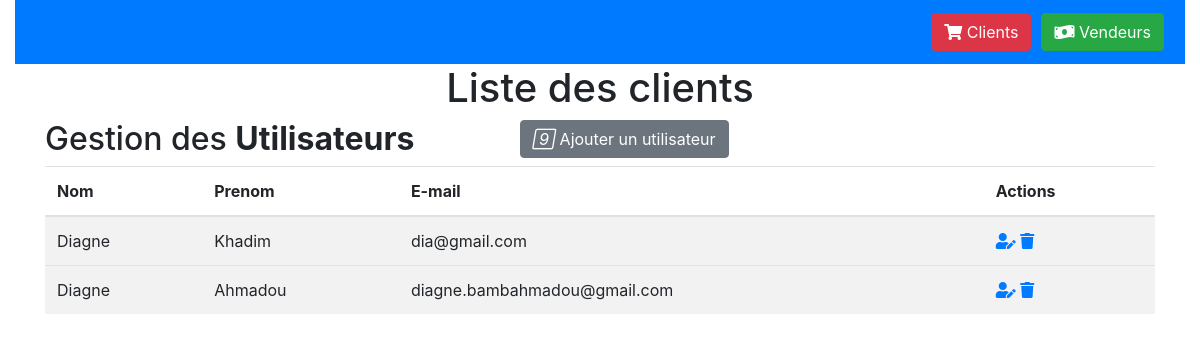
Before: /users/clients with the older database file.
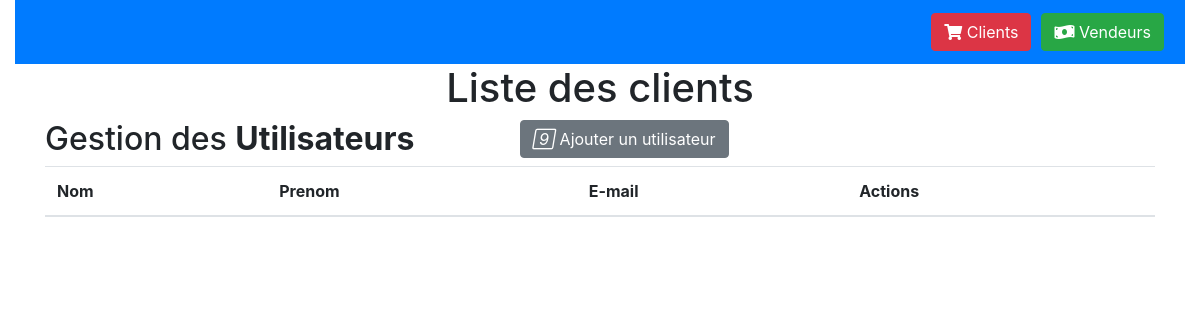
After: the same page with the newer database file.
### users/models.py (models this page shows)
class Utilisateur(models.Model):
    id_utilisateur = models.AutoField(primary_key=True)
    nom = models.CharField(max_length=30)
    prenom = models.CharField(max_length=30)
    identifiant=models.CharField(max_length=30)
    email=models.EmailField(max_length = 254,)
    date_naissance= models.DateField()
    mot_de_passe=models.CharField(max_length=32)
    profile= models.CharField(max_length=30)

### users/views.py (the view, shortened to what this page needs)
# urls.py: path('clients',views.afficher_clients,name='clients'),
def afficher_clients(request):
    clients = Utilisateur.objects.filter(profile="client")
    return render(request, "users/clients.html", {'clients': clients})

### users/templates/users/clients.html (shortened to what this page needs)
{% extends 'layouts/base.html' %}
{% load static %}
{%block content%}
<h1  class="d-flex justify-content-center" >Liste des clients</h1>
<div class="container-xl">
    <div class="table-responsive">
        <div class="table-wrapper">
            <div class="table-title">
                <div class="row">
                    <div class="col-sm-5">
                        <h2>Gestion des  <b>Utilisateurs</b></h2>
                    </div>
                    <div class="col-sm-7">
                        <a href="{% url 'addUser' %}" class="btn btn-secondary"><i class="material-icons">&#xE147;</i> <span>Ajouter un utilisateur</span></a>
                      </div>
                </div>
            </div>
            <table class="table table-striped table-hover">
                <thead>
                    <tr>
                        <th>Nom</th>
                        <th>Prenom</th>
                        <th>E-mail</th>
                        <th>Actions</th>
                    </tr>
                </thead>
                <tbody>
                    {% for client in clients %}
                    <tr>
                        <td>{{client.nom}}</td>
                        <td>{{client.prenom}}</td>
                        <td>{{client.email}}</td>
                        <td>
                            <a href="/users/modifier/{{client.identifiant}}" class="settings" title="Settings" data-toggle="tooltip"><i class="fas fa-user-edit"></i></a>
                            <a href="/users/confirmer/{{client.identifiant}}" class="delete " title="Delete" data-toggle="tooltip"><i class="fas fa-trash"></i></a>
                        </td>
                    </tr>
                    <tr>
                    {% endfor %}
                </tbody>
            </table>
            </div>
        </div>
    </div>
{% endblock %}

Changed rows visible on the page:
removed Utilisateur: nom "Diagne", prenom "Khadim", email "dia@gmail.com"
removed Utilisateur: nom "Diagne", prenom "Ahmadou", email "diagne.bambahmadou@gmail.com"
